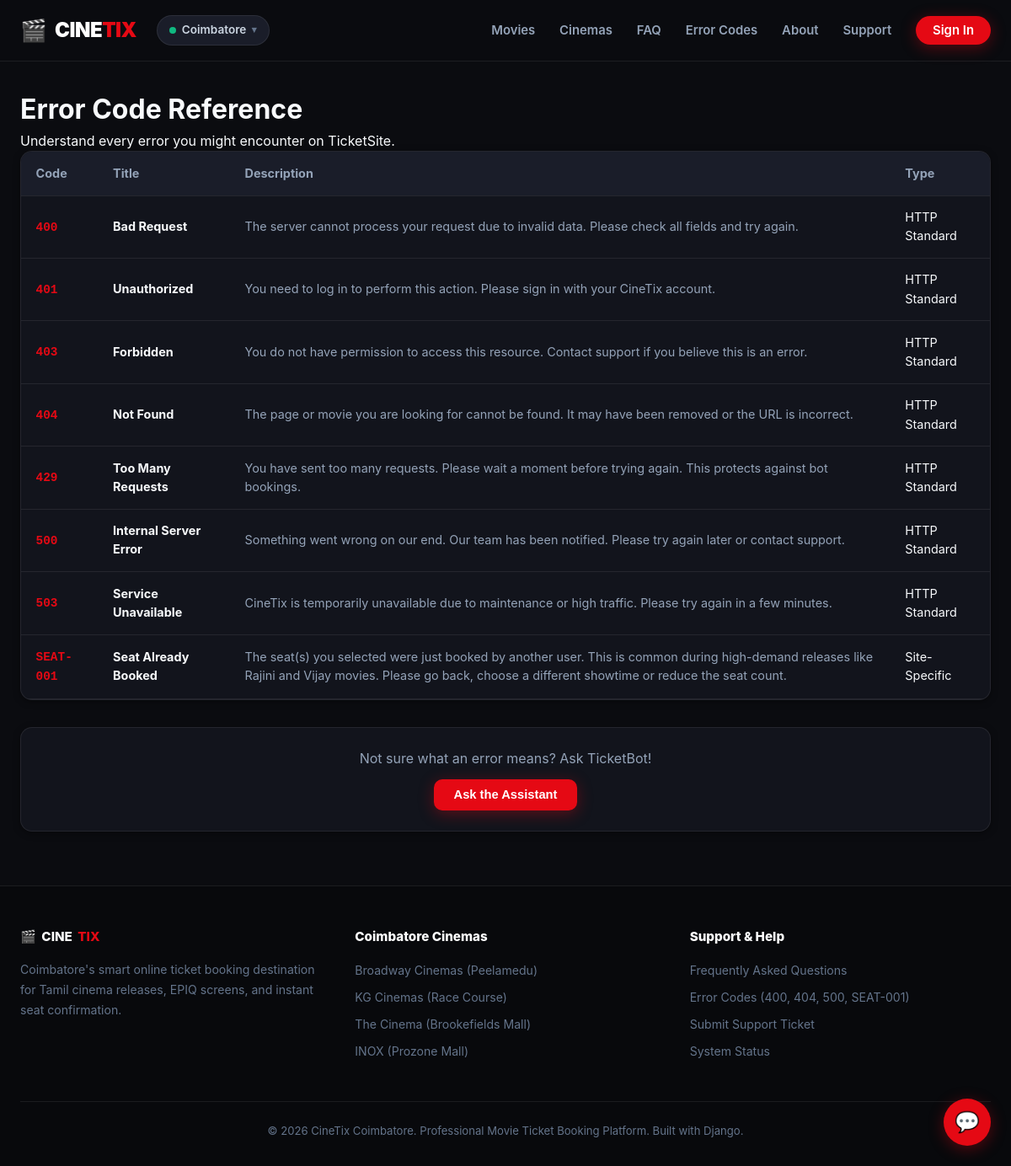
Screenshot of /error-codes/ with the database file from the repository.
### apps/core/models.py (models this page shows, shortened)
class ErrorCode(models.Model):
    code = models.CharField(max_length=10, unique=True)
    title = models.CharField(max_length=200)
    description = models.TextField()
    is_site_specific = models.BooleanField(default=False)
    created_at = models.DateTimeField(auto_now_add=True)
    class Meta:
        ordering = ['code']
        verbose_name = 'Error Code'
        verbose_name_plural = 'Error Codes'

### apps/core/views.py (the view)
# urls.py: path('error-codes/', views.error_codes_view, name='error_codes'),
def error_codes_view(request):
    codes = ErrorCode.objects.all()
    return render(request, 'core/error_codes.html', {'codes': codes})

### templates/core/error_codes.html (shortened to what this page needs)
{% extends "base.html" %}
{% block content %}
<div class="page-header">
  <div class="container">
    <h1>Error Code Reference</h1>
    <p>Understand every error you might encounter on TicketSite.</p>
  </div>
</div>
<div class="container">
  <div class="table-wrapper">
    <table class="table">
      <thead>
        <tr>
          <th>Code</th>
          <th>Title</th>
          <th>Description</th>
          <th>Type</th>
        </tr>
      </thead>
      <tbody>
        {% for code in codes %}
        <tr>
          <td><code style="color:var(--primary);font-weight:700">{{ code.code }}</code></td>
          <td><strong>{{ code.title }}</strong></td>
          <td style="color:var(--text-muted)">{{ code.description }}</td>
          <td>
            {% if code.is_site_specific %}
              <span class="badge badge-warning">Site-Specific</span>
            {% else %}
              <span class="badge badge-muted">HTTP Standard</span>
            {% endif %}
          </td>
        </tr>
        {% empty %}
        <tr><td colspan="4" style="text-align:center;color:var(--text-muted)">No error codes loaded yet.</td></tr>
        {% endfor %}
      </tbody>
    </table>
  </div>
  <div class="card" style="margin-top:2rem">
    <div class="card-body" style="text-align:center">
      <p style="color:var(--text-muted)">Not sure what an error means? Ask TicketBot!</p>
      <button onclick="document.getElementById('chat-toggle').click()" class="btn btn-primary" style="margin-top:.75rem">
        Ask the Assistant
      </button>
    </div>
  </div>
</div>
{% endblock %}

### static/css/main.css (style rules this page uses)
:root { --primary: #e50914; --primary-hover: #f40612; --primary-glow: rgba(229, 9, 20, 0.25); --primary-subtle: rgba(229, 9, 20, 0.12); --bg: #0b0c10; --bg-surface: #12141c; --bg-surface-elevated: #1a1d29; --bg-input: #151824; --text-main: #f8fafc; --text-muted: #94a3b8; --text-dim: #64748b; --text-brand: #ff334b; --border: rgba(255, 255, 255, 0.08); --border-strong: rgba(255, 255, 255, 0.16); --border-primary: rgba(229, 9, 20, 0.35); --success: #10b981; --warning: #f59e0b; --danger: #ef4444; --radius-sm: 6px; --radius-md: 10px; --radius-lg: 14px; --radius-pill: 9999px; --shadow-sm: 0 2px 8px rgba(0, 0, 0, 0.4); --shadow-md: 0 8px 24px -4px rgba(0, 0, 0, 0.6); --shadow-lg: 0 16px 36px -6px rgba(0, 0, 0, 0.8); --shadow-primary: 0 4px 18px rgba(229, 9, 20, 0.35); }
*, *::before, *::after { box-sizing: border-box; margin: 0; padding: 0; }
html { scroll-behavior: smooth; -webkit-font-smoothing: antialiased; -moz-osx-font-smoothing: grayscale; }
body { background: var(--bg); color: var(--text-main); font-family: -apple-system, BlinkMacSystemFont, 'Inter', 'Segoe UI', Roboto, sans-serif; line-height: 1.55; min-height: 100vh; display: flex; flex-direction: column; }
.container { width: 100%; max-width: 1240px; margin: 0 auto; padding: 0 1.5rem; }
.btn { display: inline-flex; align-items: center; justify-content: center; gap: .5rem; padding: .65rem 1.5rem; border-radius: var(--radius-md); font-weight: 700; font-size: .92rem; cursor: pointer; border: none; transition: all .2s ease; text-align: center; }
.btn-primary { background: var(--primary); color: #fff !important; box-shadow: var(--shadow-primary); }
.card { background: var(--bg-surface); border: 1px solid var(--border); border-radius: var(--radius-lg); box-shadow: var(--shadow-sm); overflow: hidden; }
.card-body { padding: 1.5rem; }
.table-wrapper { background: var(--bg-surface); border: 1px solid var(--border); border-radius: var(--radius-lg); overflow: auto; box-shadow: var(--shadow-sm); }
.table { width: 100%; border-collapse: collapse; font-size: .9rem; }
.table th { background: var(--bg-surface-elevated); color: var(--text-muted); font-weight: 700; padding: .9rem 1.1rem; text-align: left; border-bottom: 1px solid var(--border); }
.table td { padding: .9rem 1.1rem; border-bottom: 1px solid var(--border); vertical-align: middle; }

### rows the page displays
ErrorCode: code "400", title "Bad Request", description "The server cannot process your request due to invalid data. Please check all fields and try again.", is_site_specific "HTTP Standard"
ErrorCode: code "401", title "Unauthorized", description "You need to log in to perform this action. Please sign in with your CineTix account.", is_site_specific "HTTP Standard"
ErrorCode: code "403", title "Forbidden", description "You do not have permission to access this resource. Contact support if you believe this is an error.", is_site_specific "HTTP Standard"
ErrorCode: code "404", title "Not Found", description "The page or movie you are looking for cannot be found. It may have been removed or the URL is incorrect.", is_site_specific "HTTP Standard"
ErrorCode: code "429", title "Too Many Requests", description "You have sent too many requests. Please wait a moment before trying again. This protects against bot bookings.", is_site_specific "HTTP Standard"
ErrorCode: code "500", title "Internal Server Error", description "Something went wrong on our end. Our team has been notified. Please try again later or contact support.", is_site_specific "HTTP Standard"
ErrorCode: code "503", title "Service Unavailable", description "CineTix is temporarily unavailable due to maintenance or high traffic. Please try again in a few minutes.", is_site_specific "HTTP Standard"
ErrorCode: code "SEAT-001", title "Seat Already Booked", description "The seat(s) you selected were just booked by another user. This is common during high-demand releases like Rajini and Vijay movies. Please go back, choose a different showtime or reduce the seat count.", is_site_specific "Site-Specific"
